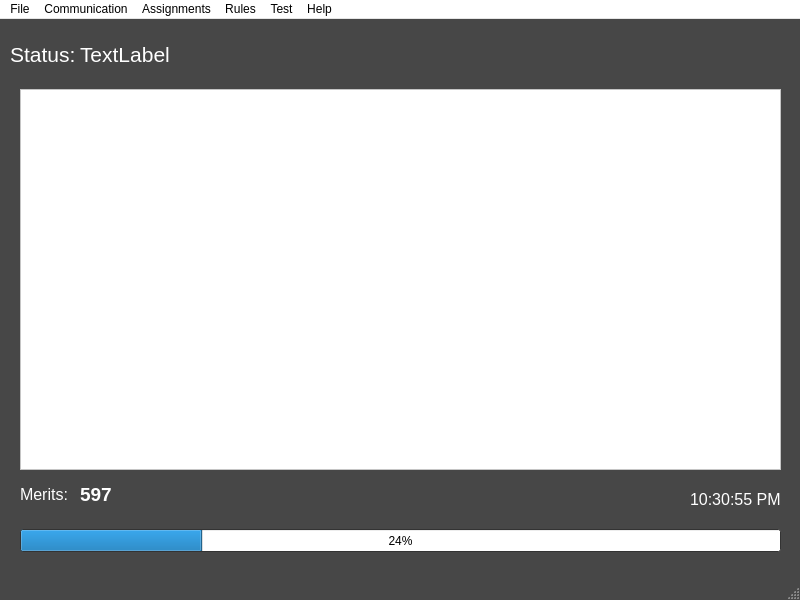
<?xml version="1.0" encoding="UTF-8"?>
<ui version="4.0">
 <class>MainWindow</class>
 <widget class="QMainWindow" name="MainWindow">
  <property name="geometry">
   <rect>
    <x>0</x>
    <y>0</y>
    <width>800</width>
    <height>600</height>
   </rect>
  </property>
  <property name="palette">
   <palette>
    <active>
     <colorrole role="WindowText">
      <brush brushstyle="SolidPattern">
       <color alpha="255">
        <red>255</red>
        <green>255</green>
        <blue>255</blue>
       </color>
      </brush>
     </colorrole>
     <colorrole role="Base">
      <brush brushstyle="SolidPattern">
       <color alpha="255">
        <red>71</red>
        <green>71</green>
        <blue>71</blue>
       </color>
      </brush>
     </colorrole>
     <colorrole role="Window">
      <brush brushstyle="SolidPattern">
       <color alpha="255">
        <red>71</red>
        <green>71</green>
        <blue>71</blue>
       </color>
      </brush>
     </colorrole>
    </active>
    <inactive>
     <colorrole role="WindowText">
      <brush brushstyle="SolidPattern">
       <color alpha="255">
        <red>255</red>
        <green>255</green>
        <blue>255</blue>
       </color>
      </brush>
     </colorrole>
     <colorrole role="Base">
      <brush brushstyle="SolidPattern">
       <color alpha="255">
        <red>71</red>
        <green>71</green>
        <blue>71</blue>
       </color>
      </brush>
     </colorrole>
     <colorrole role="Window">
      <brush brushstyle="SolidPattern">
       <color alpha="255">
        <red>71</red>
        <green>71</green>
        <blue>71</blue>
       </color>
      </brush>
     </colorrole>
    </inactive>
    <disabled>
     <colorrole role="Base">
      <brush brushstyle="SolidPattern">
       <color alpha="255">
        <red>71</red>
        <green>71</green>
        <blue>71</blue>
       </color>
      </brush>
     </colorrole>
     <colorrole role="Window">
      <brush brushstyle="SolidPattern">
       <color alpha="255">
        <red>71</red>
        <green>71</green>
        <blue>71</blue>
       </color>
      </brush>
     </colorrole>
    </disabled>
   </palette>
  </property>
  <property name="windowTitle">
   <string>MainWindow</string>
  </property>
  <widget class="QWidget" name="centralwidget">
   <widget class="QLabel" name="label_Status">
    <property name="geometry">
     <rect>
      <x>10</x>
      <y>20</y>
      <width>71</width>
      <height>31</height>
     </rect>
    </property>
    <property name="font">
     <font>
      <pointsize>16</pointsize>
     </font>
    </property>
    <property name="text">
     <string>Status:</string>
    </property>
   </widget>
   <widget class="QLabel" name="Status">
    <property name="geometry">
     <rect>
      <x>80</x>
      <y>20</y>
      <width>101</width>
      <height>31</height>
     </rect>
    </property>
    <property name="font">
     <font>
      <pointsize>16</pointsize>
     </font>
    </property>
    <property name="text">
     <string>TextLabel</string>
    </property>
   </widget>
   <widget class="QTextBrowser" name="assignment_Info">
    <property name="geometry">
     <rect>
      <x>20</x>
      <y>70</y>
      <width>761</width>
      <height>381</height>
     </rect>
    </property>
    <property name="palette">
     <palette>
      <active>
       <colorrole role="Base">
        <brush brushstyle="SolidPattern">
         <color alpha="255">
          <red>255</red>
          <green>255</green>
          <blue>255</blue>
         </color>
        </brush>
       </colorrole>
       <colorrole role="Window">
        <brush brushstyle="SolidPattern">
         <color alpha="255">
          <red>255</red>
          <green>255</green>
          <blue>255</blue>
         </color>
        </brush>
       </colorrole>
      </active>
      <inactive>
       <colorrole role="Base">
        <brush brushstyle="SolidPattern">
         <color alpha="255">
          <red>255</red>
          <green>255</green>
          <blue>255</blue>
         </color>
        </brush>
       </colorrole>
       <colorrole role="Window">
        <brush brushstyle="SolidPattern">
         <color alpha="255">
          <red>255</red>
          <green>255</green>
          <blue>255</blue>
         </color>
        </brush>
       </colorrole>
      </inactive>
      <disabled>
       <colorrole role="Base">
        <brush brushstyle="SolidPattern">
         <color alpha="255">
          <red>255</red>
          <green>255</green>
          <blue>255</blue>
         </color>
        </brush>
       </colorrole>
       <colorrole role="Window">
        <brush brushstyle="SolidPattern">
         <color alpha="255">
          <red>255</red>
          <green>255</green>
          <blue>255</blue>
         </color>
        </brush>
       </colorrole>
      </disabled>
     </palette>
    </property>
   </widget>
   <widget class="QLabel" name="label_Merits">
    <property name="geometry">
     <rect>
      <x>20</x>
      <y>460</y>
      <width>61</width>
      <height>31</height>
     </rect>
    </property>
    <property name="font">
     <font>
      <pointsize>12</pointsize>
     </font>
    </property>
    <property name="text">
     <string>Merits:</string>
    </property>
   </widget>
   <widget class="QLabel" name="Merits">
    <property name="geometry">
     <rect>
      <x>80</x>
      <y>460</y>
      <width>49</width>
      <height>31</height>
     </rect>
    </property>
    <property name="font">
     <font>
      <pointsize>14</pointsize>
      <bold>true</bold>
     </font>
    </property>
    <property name="text">
     <string>597</string>
    </property>
   </widget>
   <widget class="QLabel" name="label_Clock">
    <property name="geometry">
     <rect>
      <x>690</x>
      <y>460</y>
      <width>91</width>
      <height>41</height>
     </rect>
    </property>
    <property name="font">
     <font>
      <pointsize>12</pointsize>
     </font>
    </property>
    <property name="text">
     <string>10:30:55 PM</string>
    </property>
   </widget>
   <widget class="QProgressBar" name="meritBar">
    <property name="geometry">
     <rect>
      <x>20</x>
      <y>510</y>
      <width>761</width>
      <height>23</height>
     </rect>
    </property>
    <property name="palette">
     <palette>
      <active>
       <colorrole role="Base">
        <brush brushstyle="SolidPattern">
         <color alpha="255">
          <red>255</red>
          <green>255</green>
          <blue>255</blue>
         </color>
        </brush>
       </colorrole>
      </active>
      <inactive>
       <colorrole role="Base">
        <brush brushstyle="SolidPattern">
         <color alpha="255">
          <red>255</red>
          <green>255</green>
          <blue>255</blue>
         </color>
        </brush>
       </colorrole>
      </inactive>
      <disabled/>
     </palette>
    </property>
    <property name="value">
     <number>24</number>
    </property>
    <property name="format">
     <string>%p%</string>
    </property>
   </widget>
  </widget>
  <widget class="QMenuBar" name="menubar">
   <property name="geometry">
    <rect>
     <x>0</x>
     <y>0</y>
     <width>800</width>
     <height>21</height>
    </rect>
   </property>
   <property name="palette">
    <palette>
     <active>
      <colorrole role="Base">
       <brush brushstyle="SolidPattern">
        <color alpha="255">
         <red>255</red>
         <green>255</green>
         <blue>255</blue>
        </color>
       </brush>
      </colorrole>
      <colorrole role="Window">
       <brush brushstyle="SolidPattern">
        <color alpha="255">
         <red>255</red>
         <green>255</green>
         <blue>255</blue>
        </color>
       </brush>
      </colorrole>
     </active>
     <inactive>
      <colorrole role="Base">
       <brush brushstyle="SolidPattern">
        <color alpha="255">
         <red>255</red>
         <green>255</green>
         <blue>255</blue>
        </color>
       </brush>
      </colorrole>
      <colorrole role="Window">
       <brush brushstyle="SolidPattern">
        <color alpha="255">
         <red>255</red>
         <green>255</green>
         <blue>255</blue>
        </color>
       </brush>
      </colorrole>
     </inactive>
     <disabled>
      <colorrole role="Base">
       <brush brushstyle="SolidPattern">
        <color alpha="255">
         <red>255</red>
         <green>255</green>
         <blue>255</blue>
        </color>
       </brush>
      </colorrole>
      <colorrole role="Window">
       <brush brushstyle="SolidPattern">
        <color alpha="255">
         <red>255</red>
         <green>255</green>
         <blue>255</blue>
        </color>
       </brush>
      </colorrole>
     </disabled>
    </palette>
   </property>
   <widget class="QMenu" name="menuFile">
    <property name="title">
     <string>File</string>
    </property>
    <addaction name="actionMake_New_Report_File"/>
    <addaction name="actionView_Report"/>
    <addaction name="actionEncrypt_Script"/>
    <addaction name="actionDelete_Status_File"/>
    <addaction name="actionExit"/>
   </widget>
   <widget class="QMenu" name="menuCommunication">
    <property name="title">
     <string>Communication</string>
    </property>
    <addaction name="actionAsk_Permission"/>
    <addaction name="actionReport"/>
    <addaction name="actionReport_Clothing"/>
    <addaction name="actionConfess"/>
    <addaction name="actionAsk_for_Clothing_Instruction"/>
    <addaction name="actionAsk_for_Other_Instructions"/>
   </widget>
   <widget class="QMenu" name="menuAssignments">
    <property name="title">
     <string>Assignments</string>
    </property>
   </widget>
   <widget class="QMenu" name="menuRules">
    <property name="title">
     <string>Rules</string>
    </property>
    <addaction name="actionPermissions"/>
    <addaction name="actionReports"/>
    <addaction name="actionConfessions"/>
    <addaction name="actionClothing"/>
    <addaction name="actionInstructions"/>
    <addaction name="actionOther_Rules"/>
   </widget>
   <widget class="QMenu" name="menuTest">
    <property name="title">
     <string>Test</string>
    </property>
    <widget class="QMenu" name="menuTime_Add">
     <property name="title">
      <string>Time Add</string>
     </property>
     <addaction name="action1_Minute"/>
     <addaction name="action2_Minutes"/>
     <addaction name="action5_Minutes"/>
     <addaction name="action10_Minutes"/>
     <addaction name="action20_Minutes"/>
     <addaction name="action30_Minutes"/>
     <addaction name="action1_Hour"/>
     <addaction name="action2_Hours"/>
     <addaction name="action3_Hours"/>
     <addaction name="action6_Hours"/>
     <addaction name="action12_Hours"/>
     <addaction name="action24_Hours"/>
     <addaction name="action2_Days"/>
     <addaction name="action4_Days"/>
     <addaction name="action7_Days"/>
    </widget>
    <addaction name="menuTime_Add"/>
    <addaction name="actionIgnore_Remind_Punishments"/>
    <addaction name="actionRandomize"/>
    <addaction name="actionPop_Ups_Quick"/>
    <addaction name="actionAlways_Permit"/>
    <addaction name="actionAlways_Deny"/>
    <addaction name="actionChange_Merit_Points"/>
    <addaction name="actionStatus_Change"/>
    <addaction name="actionJob_Launch"/>
    <addaction name="actionPunish"/>
    <addaction name="actionExport_Clothes"/>
    <addaction name="actionImport_Clothes"/>
    <addaction name="actionPop_Up_Launch"/>
    <addaction name="actionList_and_Remove_Flags"/>
    <addaction name="actionSet_Flags"/>
    <addaction name="actionList_and_Delete_Assignments"/>
   </widget>
   <widget class="QMenu" name="menuHelp">
    <property name="title">
     <string>Help</string>
    </property>
    <addaction name="actionAbout"/>
   </widget>
   <addaction name="menuFile"/>
   <addaction name="menuCommunication"/>
   <addaction name="menuAssignments"/>
   <addaction name="menuRules"/>
   <addaction name="menuTest"/>
   <addaction name="menuHelp"/>
  </widget>
  <widget class="QStatusBar" name="statusbar"/>
  <action name="actionMake_New_Report_File">
   <property name="text">
    <string>Make New Report File</string>
   </property>
  </action>
  <action name="actionView_Report">
   <property name="text">
    <string>View Report</string>
   </property>
  </action>
  <action name="actionEncrypt_Script">
   <property name="text">
    <string>Encrypt Script</string>
   </property>
  </action>
  <action name="actionDelete_Status_File">
   <property name="text">
    <string>Delete Status File</string>
   </property>
  </action>
  <action name="actionExit">
   <property name="text">
    <string>Exit</string>
   </property>
  </action>
  <action name="actionAsk_Permission">
   <property name="text">
    <string>Ask Permission</string>
   </property>
  </action>
  <action name="actionReport">
   <property name="text">
    <string>Report</string>
   </property>
  </action>
  <action name="actionReport_Clothing">
   <property name="text">
    <string>Report Clothing</string>
   </property>
  </action>
  <action name="actionConfess">
   <property name="text">
    <string>Confess</string>
   </property>
  </action>
  <action name="actionAsk_for_Clothing_Instruction">
   <property name="text">
    <string>Ask for Clothing Instruction</string>
   </property>
  </action>
  <action name="actionAsk_for_Other_Instructions">
   <property name="text">
    <string>Ask for Other Instructions</string>
   </property>
  </action>
  <action name="actionPermissions">
   <property name="text">
    <string>Permissions</string>
   </property>
  </action>
  <action name="actionReports">
   <property name="text">
    <string>Reports</string>
   </property>
  </action>
  <action name="actionConfessions">
   <property name="text">
    <string>Confessions</string>
   </property>
  </action>
  <action name="actionClothing">
   <property name="text">
    <string>Clothing</string>
   </property>
  </action>
  <action name="actionInstructions">
   <property name="text">
    <string>Instructions</string>
   </property>
  </action>
  <action name="actionOther_Rules">
   <property name="text">
    <string>Other Rules</string>
   </property>
  </action>
  <action name="actionIgnore_Remind_Punishments">
   <property name="text">
    <string>Ignore Remind Punishments</string>
   </property>
  </action>
  <action name="actionRandomize">
   <property name="text">
    <string>Randomize</string>
   </property>
  </action>
  <action name="actionPop_Ups_Quick">
   <property name="text">
    <string>Pop-Ups Quick</string>
   </property>
  </action>
  <action name="actionAlways_Permit">
   <property name="text">
    <string>Always Permit</string>
   </property>
  </action>
  <action name="actionAlways_Deny">
   <property name="text">
    <string>Always Deny</string>
   </property>
  </action>
  <action name="actionChange_Merit_Points">
   <property name="text">
    <string>Change Merit Points</string>
   </property>
  </action>
  <action name="actionStatus_Change">
   <property name="text">
    <string>Status Change</string>
   </property>
  </action>
  <action name="actionJob_Launch">
   <property name="text">
    <string>Job Launch</string>
   </property>
  </action>
  <action name="actionPunish">
   <property name="text">
    <string>Punish</string>
   </property>
  </action>
  <action name="actionExport_Clothes">
   <property name="text">
    <string>Export Clothes</string>
   </property>
  </action>
  <action name="actionImport_Clothes">
   <property name="text">
    <string>Import Clothes</string>
   </property>
  </action>
  <action name="actionPop_Up_Launch">
   <property name="text">
    <string>Pop-Up Launch</string>
   </property>
  </action>
  <action name="actionList_and_Remove_Flags">
   <property name="text">
    <string>List and Remove Flags</string>
   </property>
  </action>
  <action name="actionSet_Flags">
   <property name="text">
    <string>Set Flags</string>
   </property>
  </action>
  <action name="actionList_and_Delete_Assignments">
   <property name="text">
    <string>List and Delete Assignments</string>
   </property>
  </action>
  <action name="action1_Minute">
   <property name="text">
    <string>1 Minute</string>
   </property>
  </action>
  <action name="action2_Minutes">
   <property name="text">
    <string>2 Minutes</string>
   </property>
  </action>
  <action name="action5_Minutes">
   <property name="text">
    <string>5 Minutes</string>
   </property>
  </action>
  <action name="action10_Minutes">
   <property name="text">
    <string>10 Minutes</string>
   </property>
  </action>
  <action name="action20_Minutes">
   <property name="text">
    <string>20 Minutes</string>
   </property>
  </action>
  <action name="action30_Minutes">
   <property name="text">
    <string>30 Minutes</string>
   </property>
  </action>
  <action name="action1_Hour">
   <property name="text">
    <string>1 Hour</string>
   </property>
  </action>
  <action name="action2_Hours">
   <property name="text">
    <string>2 Hours</string>
   </property>
  </action>
  <action name="action3_Hours">
   <property name="text">
    <string>3 Hours</string>
   </property>
  </action>
  <action name="action6_Hours">
   <property name="text">
    <string>6 Hours</string>
   </property>
  </action>
  <action name="action12_Hours">
   <property name="text">
    <string>12 Hours</string>
   </property>
  </action>
  <action name="action24_Hours">
   <property name="text">
    <string>24 Hours</string>
   </property>
  </action>
  <action name="action2_Days">
   <property name="text">
    <string>2 Days</string>
   </property>
  </action>
  <action name="action4_Days">
   <property name="text">
    <string>4 Days</string>
   </property>
  </action>
  <action name="action7_Days">
   <property name="text">
    <string>7 Days</string>
   </property>
  </action>
  <action name="actionAbout">
   <property name="text">
    <string>About</string>
   </property>
  </action>
 </widget>
 <resources/>
 <connections/>
</ui>
